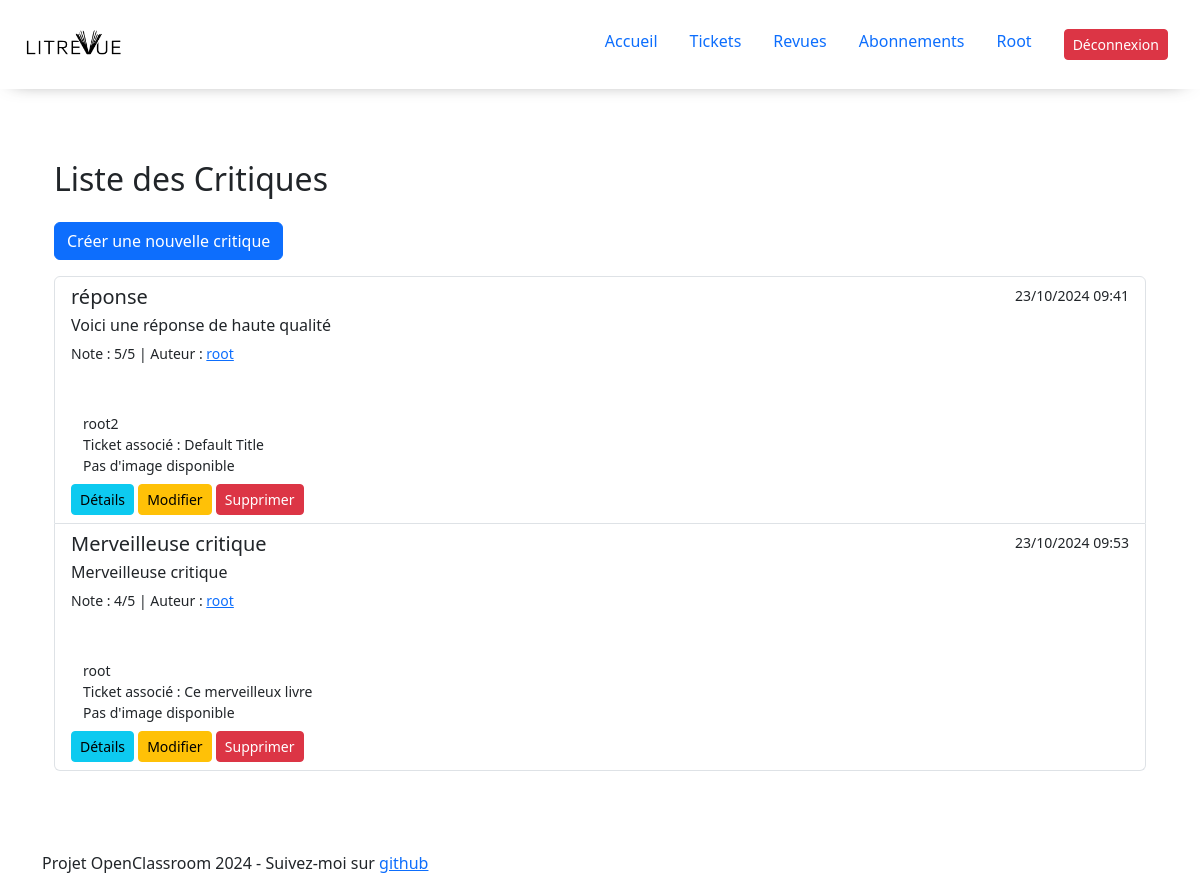
The app's page /reviews/ (signed in) with its own data.
### users/models.py (models this page shows, shortened)
class CustomUser(modelsAuth.AbstractUser):
    followed_users = models.ManyToManyField('self', through=UserFollows,  symmetrical=False, related_name='followers_set')

### website/models.py (models this page shows, shortened)
class Review(models.Model):
    ticket = models.ForeignKey(to=Ticket, on_delete=models.CASCADE)
    rating = models.PositiveSmallIntegerField(
        validators=[MinValueValidator(0), MaxValueValidator(5)],
    )
    headline = models.CharField(max_length=128)
    body = models.TextField(max_length=8192, blank=True)
    user = models.ForeignKey(
        to=settings.AUTH_USER_MODEL, on_delete=models.CASCADE
    )
    time_created = models.DateTimeField(auto_now_add=True)

class Ticket(models.Model):
    book = models.CharField(max_length=128,default='Default Title')
    description = models.TextField(max_length=2048, blank=True)
    user = models.ForeignKey(settings.AUTH_USER_MODEL, on_delete=models.CASCADE)
    image = models.ImageField(upload_to='tickets/', null=True, blank=True)
    time_created = models.DateTimeField(auto_now_add=True)

### website/views.py (the view)
# urls.py: path('reviews/', ReviewListView.as_view(), name='review_list'),
class ReviewListView(LoginRequiredMixin, ListView):
    model = Review
    template_name = 'website/ReviewList.html'
    context_object_name = 'reviews'
    def get_queryset(self):
        return Review.objects.all()

### website/templates/website/ReviewList.html (shortened to what this page needs)
{% extends 'website/base.html' %}
{% block content %}
<div class="main_content container mt-5">
    <h2 class="mb-4">Liste des Critiques</h2>
    <a href="{% url 'website:create_review' %}" class="btn btn-primary mb-3">Créer une nouvelle critique</a>
    {% if reviews %}
        <div class="list-group">
        {% for review in reviews %}
        <div class="list-group-item list-group-item-action flex-column align-items-start">
            <div class="d-flex w-100 justify-content-between">
                <h5 class="mb-1">{{ review.headline }}</h5>
                <small>{{ review.time_created|date:"d/m/Y H:i" }}</small>
            </div>
            <p class="mb-1">{{ review.body|truncatewords:30 }}</p>
            <small>Note : {{ review.rating }}/5 | Auteur : <a href="https://http://localhost:8000/user/{{ review.user.username }}">{{ review.user.username }}</a></small>
            {% if review.ticket %}
                <div class="container mt-5">
                    <small class="d-block">{{ review.ticket.user }}</small>
                    <small class="d-block">Ticket associé : {{ review.ticket.book }}</small>
                    <small class="d-block">
                        {% if review.ticket.image %}
                            <img class="ticket_img" src="{{ review.ticket.image.url }}" alt="Image du ticket" class="img-fluid">
                            {% else %}
                                Pas d'image disponible
                            {% endif %}
                    </small>
                </div>
            {% endif %}
            <div class="mt-2">
                <a href="{% url 'website:review_detail' review.pk %}" class="btn btn-sm btn-info">Détails</a>
                {% if user == review.user %}
                    <a href="{% url 'website:edit_review' review.pk %}" class="btn btn-sm btn-warning">Modifier</a>
                    <a href="{% url 'website:delete_review' review.pk %}" class="btn btn-sm btn-danger">Supprimer</a>
                {% endif %}
            </div>
        </div>
        {% endfor %}
        </div>
    {% endif %}
</div>
{% endblock %}

### website/templates/website/base.html (shortened to what this page needs)
{%load static %}
<!DOCTYPE html>
<html lang="en">
    <head>
        <link rel="stylesheet" href="{% static 'website/navbar.css' %}" />
        <link rel="stylesheet" href="{% static 'website/home.css' %}" />
        <link href="https://cdn.jsdelivr.net/npm/bootstrap@5.3.2/dist/css/bootstrap.min.css" rel="stylesheet">
    </head>
    <body>
        <header class="header">
            <div class="container navbar">
                <a href="{% url 'website:home' %}" class="logo">
                    <img class="logo" src="{% static 'website/Logo_LitRevue.png' %}" alt="LitRevue Logo">
                </a>
               	<nav class="nav">
	            	<a href="{% url 'website:home' %}"> Accueil</a>
	                {% if request.user.is_authenticated %}
	    	              	<a href="{% url 'website:ticket_list' %}"> Tickets </a>
	    	              	<a href="{% url 'website:review_list' %}"> Revues </a>
                              <a href="{% url 'website:followed_users' %}"> Abonnements </a>
		                	<a href="#"> {{request.user | title}}</a>
	    	                <form class="logout" method="post" action="{% url 'users:logout' %}" class="logout-form">
                                <button type="submit" class="btn btn-danger btn-sm">
                                     Déconnexion
                                </button>
                            </form>
	                {% else %}
							<a class="btn btn-outline">Login</a>
                            <a href="{% url 'users:register' %}" class="btn btn-primary">Join Now</a>
	                {% endif %}
	              </nav>
            </div>
        </header>
        <main>
            <div class="container">
             {%block content %}
             {%endblock content%}
            </div>
        </main>
        <footer class="footer">
            <div class="container">
				<p>Projet OpenClassroom 2024 - Suivez-moi sur <a href="https://github.com/Zeatop"> github </a></p>
            </div>
        </footer>
    </body>
</html>

### website/static/website/navbar.css (style rules this page uses)
footer { margin-top: 5rem }
.navbar { display: flex; justify-content: space-between; align-content: center; box-shadow: -2px 5px 20px -15px rgba(0,0,0,0.74); min-width: 100%; position: fixed !important; padding-bottom: 2rem !important; height: 10%; padding-top: 2rem !important; margin-top: -3rem; z-index: 2; background-color: white; }
.logo { max-width: 35%; }
.logout { padding-left: 1rem; }
.nav a { padding-left: 1rem; padding-right: 1rem; text-decoration: none; }
.nav { padding-right: 2rem }
.main_content { padding-top: 10%; position: relative; z-index: 1; top: 0; }

### records on screen
CustomUser: user "Root"
Review: headline "réponse", time_created "23/10/2024 09:41", body "Voici une réponse de haute qualité", rating "5", user.username "root", ticket.user "root2", ticket.book "Default Title", shows "Pas d'image disponible", shows "Modifier"
Review: headline "Merveilleuse critique", time_created "23/10/2024 09:53", body "Merveilleuse critique", rating "4", user.username "root", ticket.user "root", ticket.book "Ce merveilleux livre", shows "Pas d'image disponible", shows "Modifier"
